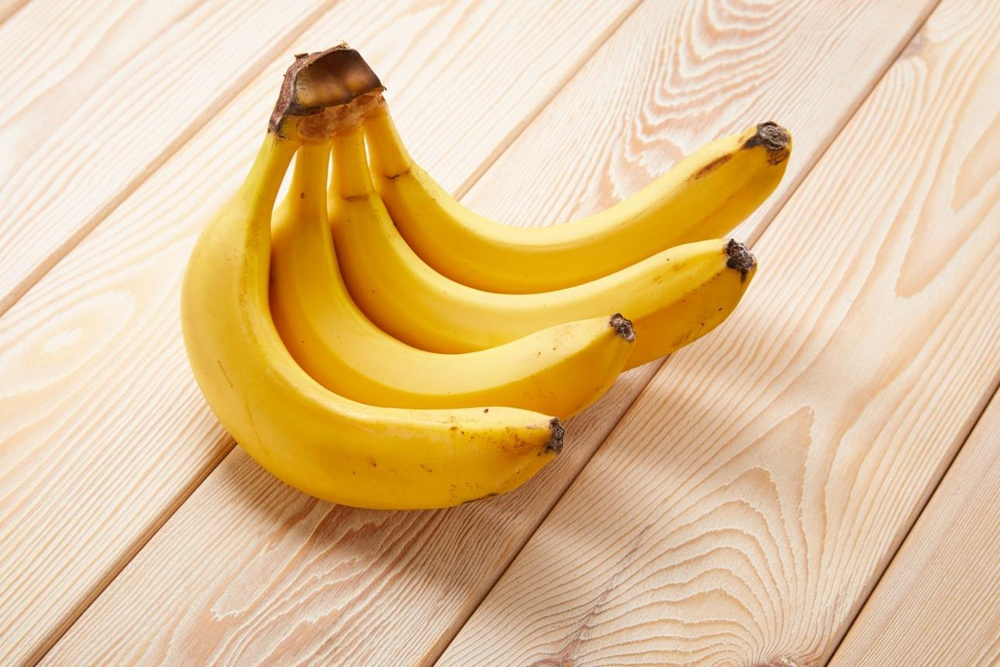
#> input picture assign_24/img_1.jpeg, 1000 x 667 px, shrunk from 1290 x 860 before the run
$ python open_close.py
#> lines starting #> are read from the running program, lines starting #| are printed output that depends on the picture; after the words box and inside, x2 and y2 are one past the last pixel; in counts of white or black regions, pixels touching at a corner belong together
import cv2
import matplotlib.pyplot as plt

# 1. Read your own image
img = cv2.imread("img_1.jpeg")
#> img is the input picture: shape (667, 1000, 3); mean B, G, R 149.2, 194.5, 226.2

if img is None:
    raise FileNotFoundError("Image not found! Check the filename.")

# 2. Convert image to grayscale
gray = cv2.cvtColor(img, cv2.COLOR_BGR2GRAY)
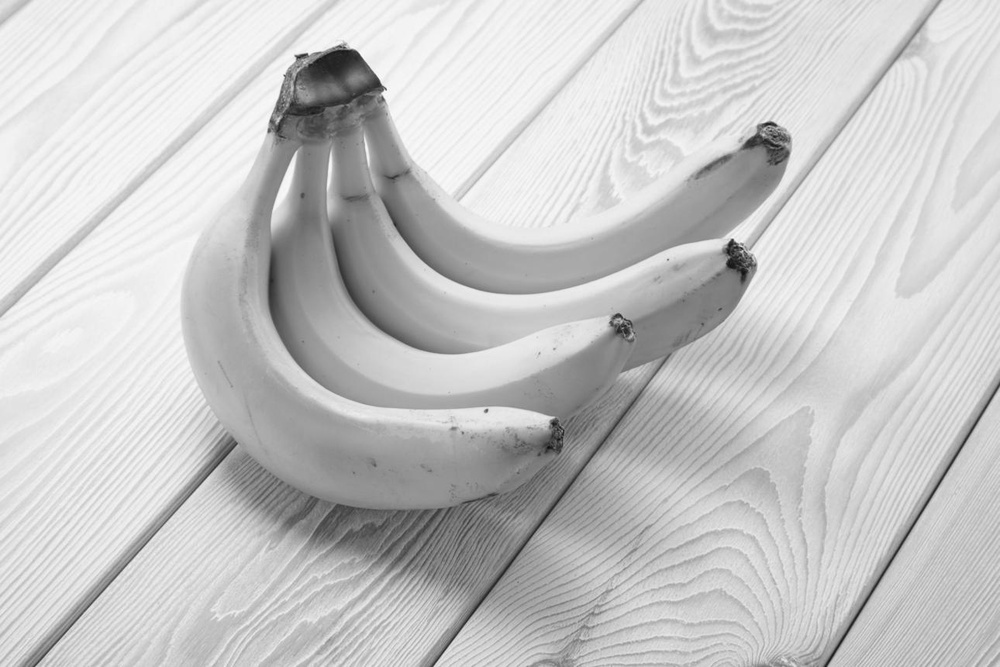
#> gray: shape (667, 1000); min 11, max 253, mean 198.8

# 3. Convert grayscale to binary
_, binary = cv2.threshold(
    gray, 127, 255, cv2.THRESH_BINARY
)
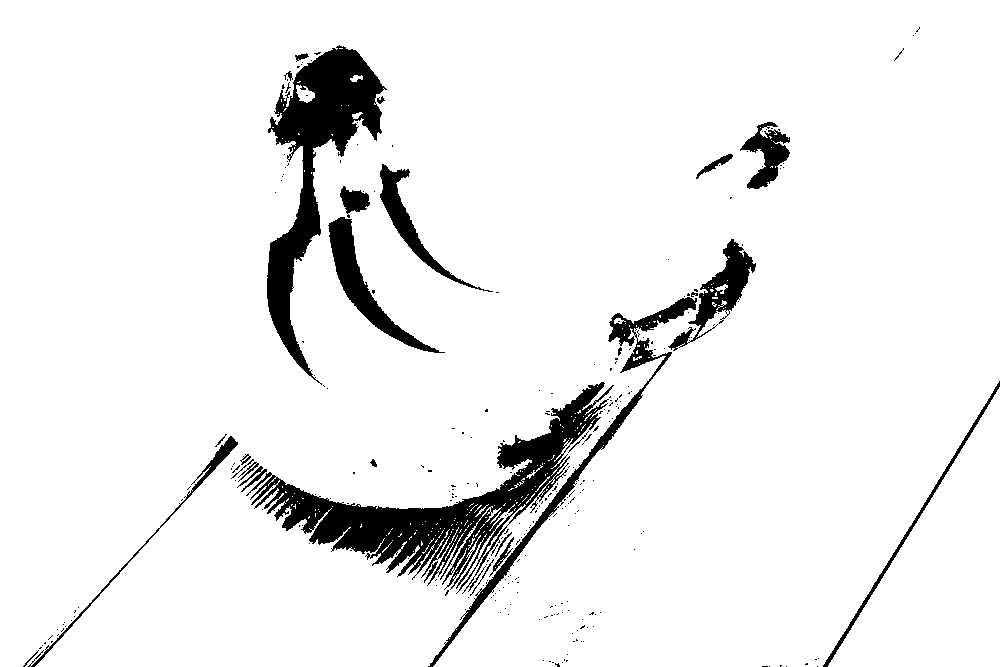
#> binary: shape (667, 1000); 93% white; 284 black regions (257 under 20 px), largest, box (x1, y1, x2, y2) and area: (246, 382, 614, 594) 16435, (267, 45, 387, 385) 12092, (428, 297, 697, 667) 4314

# 4. Create structuring element
kernel = cv2.getStructuringElement(
    cv2.MORPH_RECT, (5, 5)
)

# 5. Apply opening (erosion followed by dilation)
opening = cv2.morphologyEx(
    binary, cv2.MORPH_OPEN, kernel
)
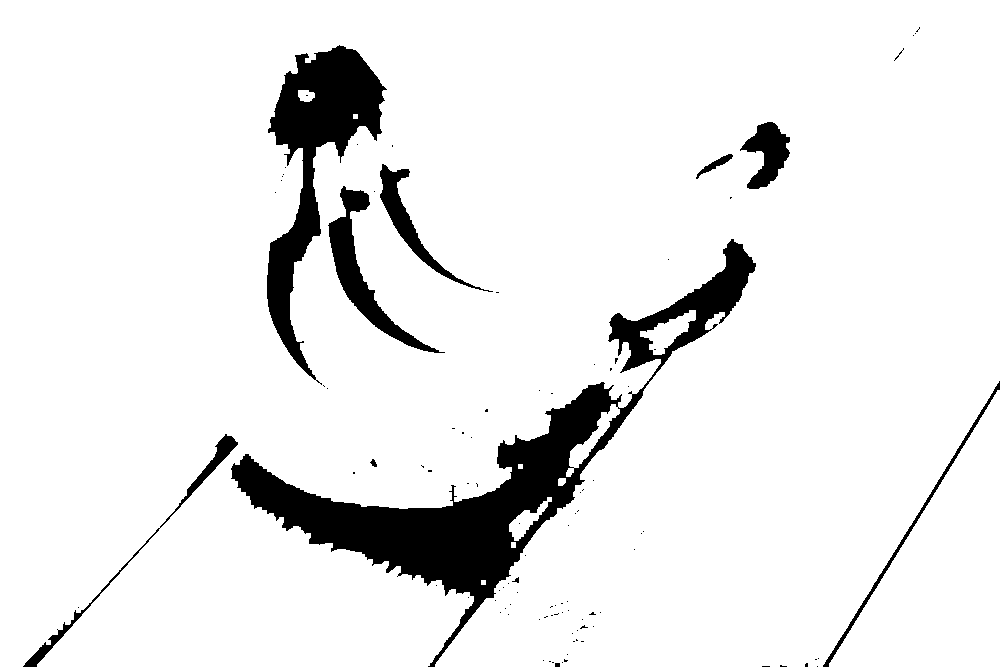
#> opening: shape (667, 1000); 91.7% white; 100 black regions (89 under 20 px), largest, box (x1, y1, x2, y2) and area: (231, 239, 756, 667) 31555, (267, 45, 387, 385) 13125, (328, 186, 445, 353) 3660

# 6. Apply closing (dilation followed by erosion)
closing = cv2.morphologyEx(
    binary, cv2.MORPH_CLOSE, kernel
)
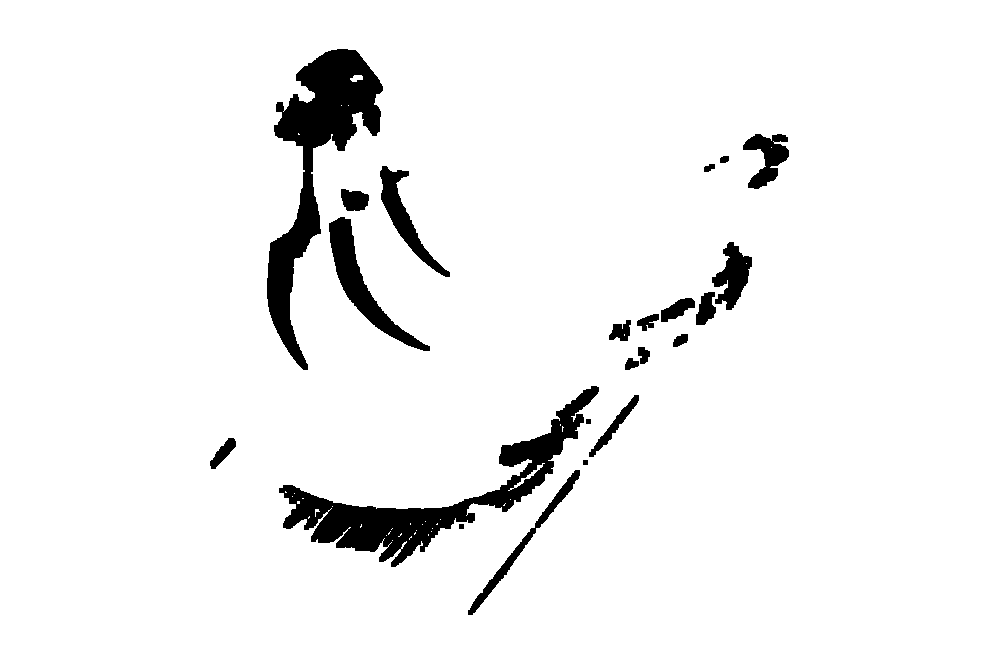
#> closing: shape (667, 1000); 94.8% white; 22 black regions, largest, box (x1, y1, x2, y2) and area: (267, 49, 383, 370) 11469, (279, 386, 599, 567) 10930, (329, 217, 430, 351) 2996

# 7. Display all results
plt.figure(figsize=(12, 5))

plt.subplot(1, 3, 1)
plt.imshow(binary, cmap="gray")
plt.title("Original Binary Image")
plt.axis("off")

plt.subplot(1, 3, 2)
plt.imshow(opening, cmap="gray")
plt.title("Opening")
plt.axis("off")

plt.subplot(1, 3, 3)
plt.imshow(closing, cmap="gray")
plt.title("Closing")
plt.axis("off")

plt.tight_layout()
plt.show()

# 8. Save output images
cv2.imwrite("opening_result.jpg", opening)
cv2.imwrite("closing_result.jpg", closing)

$ run again, with assign_24/img_2.jpeg copied over assign_24/img_1.jpeg
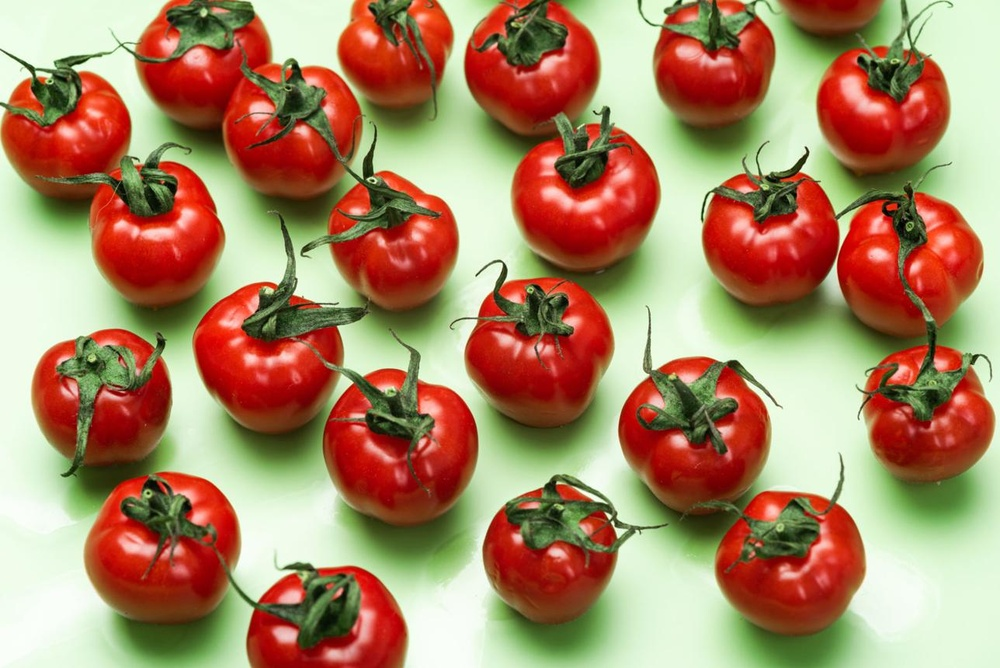
#> input picture assign_24/img_2.jpeg, 1000 x 668 px, shrunk from 1288 x 860 before the run
#> img is the input picture: shape (668, 1000, 3); mean B, G, R 99.9, 133.1, 170.4
#> `_, binary = cv2.threshold( gray, 127, 255, cv2.THRESH_BINARY )`:
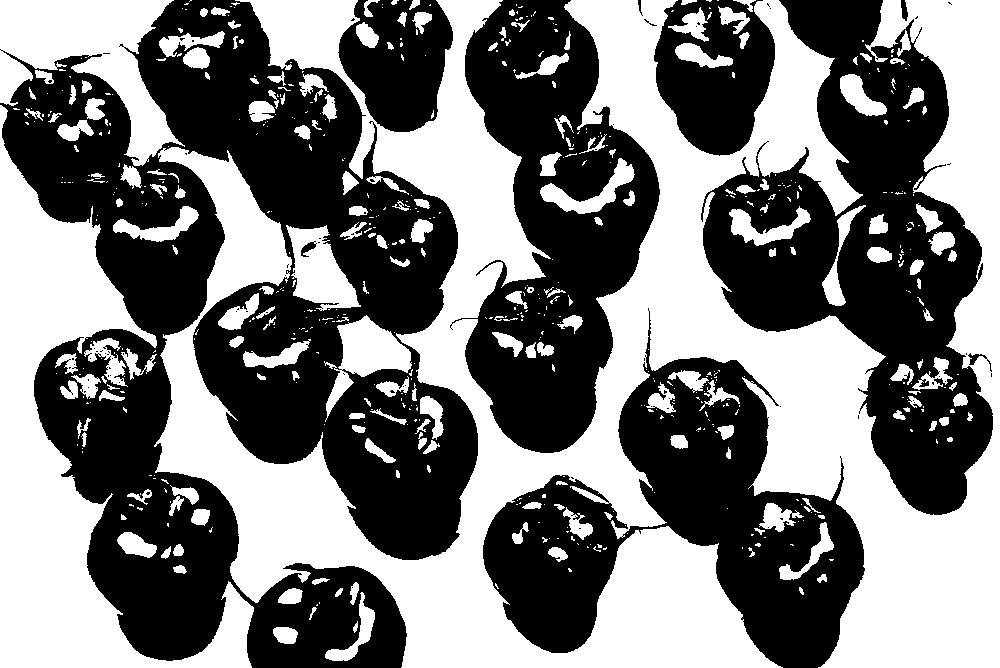
#> binary: shape (668, 1000); 48% white; 611 white regions (408 under 20 px), largest, box (x1, y1, x2, y2) and area: (154, 0, 1000, 668) 216784, (0, 105, 254, 668) 45092, (0, 0, 185, 166) 13989
#> opening: shape (668, 1000); 46% white; 135 white regions, largest, box (x1, y1, x2, y2) and area: (157, 0, 1000, 668) 198887, (0, 138, 254, 668) 44733, (0, 0, 175, 166) 13829
#> `closing = cv2.morphologyEx( binary, cv2.MORPH_CLOSE, kernel )`:
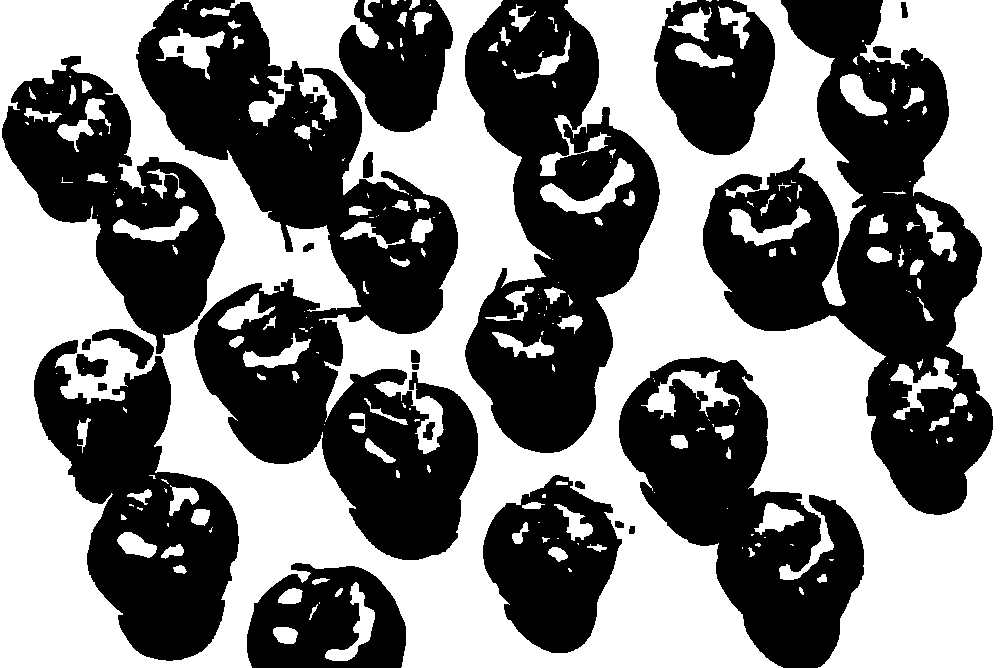
#> closing: shape (668, 1000); 49.4% white; 230 white regions (112 under 20 px), largest, box (x1, y1, x2, y2) and area: (0, 0, 1000, 668) 298666, (641, 370, 740, 419) 1758, (540, 158, 635, 214) 1629
